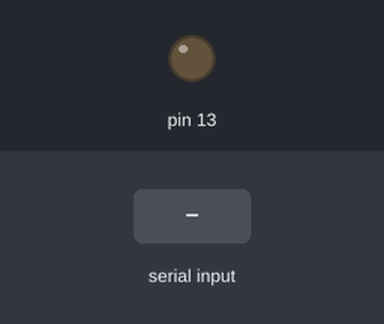
Bench run of a sketch on a simulated Arduino Uno, built with avr-gcc and run on an emulated ATmega328P. Parts: output pins drawn as LEDs (lit = HIGH). Inputs (shaded band) come from the test bench.

Above: at 1.2 s.
1.3 s: "1\n" received over the second serial link
At 2.5 s:
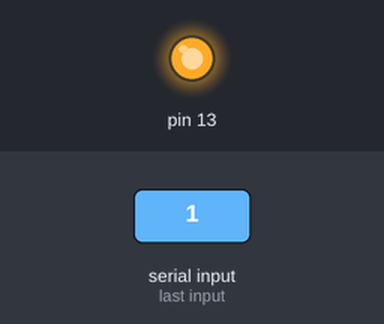
2.8 s: "2\n" received over the second serial link
At 3.9 s:
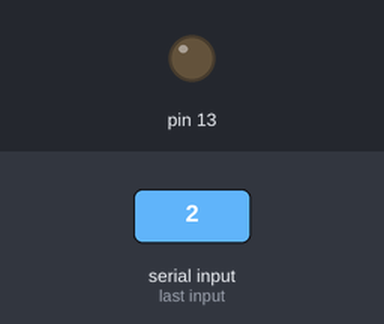
Timing chart, 0 to 5.8 s (numbered marks = the images above; inputs shaded):
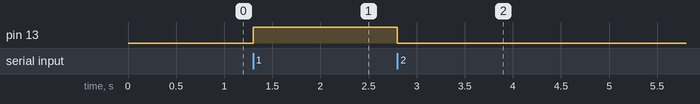

Measured:
- after the input at 1.3 s, pin 13: LOW → HIGH at once
- after the input at 2.8 s, pin 13: HIGH → LOW at once

The sketch:

BluetoothNode.ino
```cpp
#include <SoftwareSerial.h> // remove the inverted commas after you copy the code to the IDE
SoftwareSerial BT(10, 11);
// creates a "virtual" serial port/UART
// connect BT module TX to D10
// connect BT module RX to D11
// connect BT Vcc to 5V, GND to GND
void setup()
{
  // set digital pin to control as an output
  pinMode(13, OUTPUT);
  // set the data rate for the SoftwareSerial port
  BT.begin(9600);
  // Send test message to other device
  BT.println("Hello from Arduino");
}
char a; // stores incoming character from other device
void loop()
{
  if (BT.available())
  // if text arrived in from BT serial...
  {
    a=(BT.read());
    if (a=='1')
    {
      digitalWrite(13, HIGH);
      BT.print("Received: ");
      BT.println(a,HEX);
      BT.println("LED on");
    }
    else if (a=='2')
    {
      digitalWrite(13, LOW);
      BT.print("Received: ");
      BT.println(a,HEX);
      BT.println("LED off");
    }
    else if (a=='?')
    {
      BT.println("Send '1' to turn LED on");
      BT.println("Send '2' to turn LED off");
    }
    else if (a == '\r' || a == '\n'){
      BT.println("\r or \n");
      return;
    }
    else if (a != '1' || a != '2' || a != '?')
    {
      BT.print("Received: ");
      BT.println(a);
      BT.println("Unknown input");
    }

    // you can add more "if" statements with other characters to add more commands
  }
}
```
